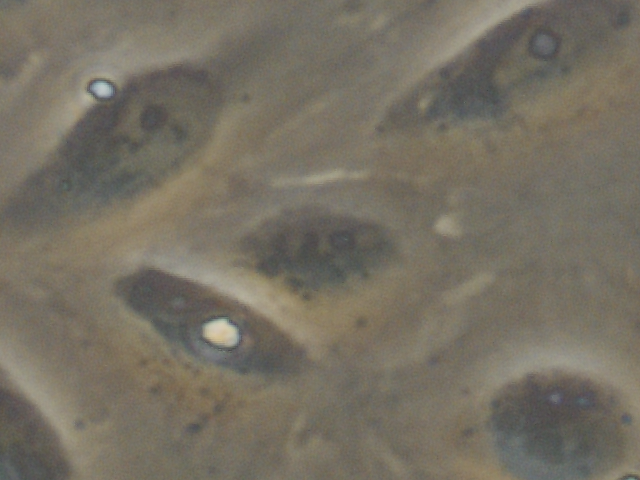
#> input picture Programming/images/1_00001_001_1_1.png, 640 x 480 px, found by its file name
$ python 'MAIN Adaptive_Thresh.py'
#> lines starting #> are read from the running program, lines starting #| are printed output that depends on the picture; after the words box and inside, x2 and y2 are one past the last pixel; in counts of white or black regions, pixels touching at a corner belong together
import numpy as np
import pywt
import pywt.data
import matplotlib.image as mping
import matplotlib.pyplot as plt
import cv2
import os
from PIL import Image
from skimage.restoration import (denoise_wavelet, estimate_sigma)
from skimage.metrics import (peak_signal_noise_ratio, structural_similarity)

def display_image(image_name, image_array):
    """
    Display image
    Parameters:
        image_name (str): image name
        image_array (array): image array
    """
    cv2.imshow(image_name, image_array)
    cv2.waitKey(0)
    cv2.destroyAllWindows()


def image_info(image_name, imArray):
    """
    Display image information
    Parameters:
        imArray (array): image array
    """
    # Display the colour information of the image
    print(f'\nImage information for {image_name}:')
    print(f'Mean: {imArray.mean():.2f}')
    print(f'Minimum: {imArray.min()}')
    print(f'Maximum: {imArray.max()}')

    # Display the histogram for number of pixels against pixel intensity
    plt.hist(imArray.flatten(), bins=100) #, range=(0, 255)
    plt.xlabel('Pixel intensity')
    plt.ylabel('Number of pixels')
    plt.tight_layout()
    plt.savefig('Programming/images/' + image_name + '_histogram.png')
    plt.show()


def image_import(folder_path, image_name):
    """
    Import image and return image array
    Parameters:
        folder_path (str): folder path of image
        image_name (str): image name
    Returns:
        imArray (array): image array
    """

    image_path = os.path.join(folder_path, image_name) + '.png' # image path
    imArray = cv2.imread(image_path)

    print(f'Bit depth: {imArray.dtype}')

    display_image('Original Image', imArray)

    #image_info('Original_Image', imArray)


    return imArray


def gray_conversion(imArray, image_name):
    """
    Convert image to grayscale and convert to 8-bit integer
    Parameters:
        imArray (array): image array
        image_name (str): image name
    Returns:
        imArrayG (array): grayscale 8-bit image array
    """
    imArrayG = cv2.cvtColor(imArray, cv2.COLOR_BGR2GRAY)

    imArrayG = np.uint8(imArrayG) # convert to 8-bit integer

    display_image('Gray 8-bit Integer Image', imArrayG)

    #image_info('Gray_8_bit_Image', imArrayG)

    output_path = 'Programming/images/' + image_name + '_gray.png'
    cv2.imwrite(output_path, imArrayG)

    return imArrayG


def discrete_wavelet_transform(imArrayG, n, wavelet):
    """
    Complete DWT
    Parameters:
        imArrayG (array): grayscale 8-bit image array
        n (int): number of levels
        wavelet (str): wavelet type
    Returns:
        coeffs (array): coefficients array from DWT
    """
    coeffs = pywt.wavedec2(imArrayG, wavelet, level=n) # complete DWT

    return coeffs


def reconstrucuted_images(coeffs, n, wavelet, image_name):
    """
    Reconstruct images using only approximation and detail coefficients
    Parameters:
        imArrayG (array): grayscale 8-bit image array
        n (int): number of levels
        wavelet (str): wavelet type
        image_name (str): image name
    Returns:
        reconstructed_image_A (array): reconstructed image using only approximation coefficients
    """
    # SETTING DETAIL COEFFICIENTS TO ZERO
    coeffs_A = list(coeffs)
    for i in range(1, n+1):
        coeffs_A[i] = tuple(np.zeros_like(element) for element in coeffs[i]) # set detail coefficients to zero

    reconstructed_image_A = pywt.waverec2(tuple(coeffs_A), wavelet) # reconstruct image using inverse DWT
    reconstructed_image_A = np.uint8(reconstructed_image_A) # convert to 8-bit integer image

    display_image('Approx Coefficients Only Reconstructed Image', reconstructed_image_A)

    #image_info('Approx_Coefficients_Image', reconstructed_image_A)

    output_path = 'Programming/images/' + image_name + '_prepared.png'
    cv2.imwrite(output_path, reconstructed_image_A)

    # SETTING APPROXIMATION COEFFICIENTS TO ZERO
    coeffs_D = list(coeffs)
    for i in range(0, 1):
        coeffs_D[i] = tuple(np.zeros_like(element) for element in coeffs[i])

    reconstructed_image_D = pywt.waverec2(tuple(coeffs_D), wavelet)
    reconstructed_image_D = np.uint8(reconstructed_image_D)

    display_image('Detail Coefficients Only Reconstructed Image', reconstructed_image_D)

    return reconstructed_image_A


def binary_thresholding(prepared_image):
    """
    Binary thresholding using simple thresholding method
    Parameters:
        prepared_image (array): image array
    Returns:
        thresh (array): thresholded image array
    """
    _, thresh = cv2.threshold(prepared_image, 103, 255, cv2.THRESH_BINARY_INV) # Pixel value > 103 set to 255, then inverted as cv2.findContours() requires white objects on black background

    # Display thresholded image
    display_image('Binary Thresholded Image', thresh)

    return thresh


def adaptive_thresholding(prepared_image):
    ret2, th2 = cv2.threshold(prepared_image, 0, 255, cv2.THRESH_BINARY_INV + cv2.THRESH_OTSU) # Change cv2.THRESH_BINARY_INV to cv2.THRESH_BINARY

    print('Otsu Threshold Value: ' + str(ret2))
    display_image('Otsu Thresholded Image', th2)

    return th2


def cell_identification(binary_image, imArrayG, image_name):

    # Morphological operations
    kernel_open = np.ones((25, 25), np.uint8) # kernel with all ones
    kernel_dilation = np.ones((16, 16), np.uint8)
    kernel_close = np.ones((25, 25), np.uint8)

    morphed = cv2.morphologyEx(binary_image, cv2.MORPH_OPEN, kernel_open) # Removes small white regions (noise in background)
    morphed = cv2.dilate(morphed, kernel_dilation, iterations = 1) # Increases white regions (joins broken cells)
    morphed = cv2.morphologyEx(morphed, cv2.MORPH_CLOSE, kernel_close) # Removes small black holes (noise in cells)

    display_image('Morphed Image', morphed)

    # Contour detection
    contours, _ = cv2.findContours(morphed, cv2.RETR_EXTERNAL, cv2.CHAIN_APPROX_SIMPLE) # cv2.RETR_EXTERNAL retrieves only the extreme outer contours, cv2.CHAIN_APPROX_SIMPLE compresses the contour

    # Draw contours on original grayscale image
    result = imArrayG.copy()
    result = cv2.cvtColor(result, cv2.COLOR_GRAY2BGR) # ***Only to display contour in colour

    cv2.drawContours(result, contours, -1, (0, 255, 0), 2)
    display_image('Contours on Grayscale Image', result)


    # Minimum contour area threshold - removes small contours
    min_contour_area = 3000

    # Filter contours based on area
    filtered_contours = []
    for contour in contours:
        if cv2.contourArea(contour) > min_contour_area:
            filtered_contours.append(contour)

    # Draw contours on original grayscale image
    result_filtered = imArrayG.copy()
    result_filtered = cv2.cvtColor(result_filtered, cv2.COLOR_GRAY2BGR) # ***Only to display contour and label text in colour

    # Draw contours and number them
    for i in range(len(filtered_contours)):
        cv2.drawContours(result_filtered, filtered_contours, i, (0, 255, 0), 2)
        cv2.putText(result_filtered, str(i+1), tuple(filtered_contours[i][0][0]), cv2.FONT_HERSHEY_COMPLEX, 1, (0, 0, 255), 3)

        # Output the contours area
        # print('Contour ' + str(i+1) + ' area = ' + str(cv2.contourArea(filtered_contours[i])))

    print('Number of Cells Found: ' + str(len(filtered_contours)))

    display_image('Filtered Contours on Grayscale Image', result_filtered)

    # Save image
    output_path = 'Programming/images/' + image_name + '_contours.png'
    cv2.imwrite(output_path, result_filtered)

    return result_filtered, filtered_contours


def main():
    folder_path = 'Programming/images'
    image_name = '1_00001_001_1_1'

    # Import image
    imArray = image_import(folder_path, image_name)
#> in image_import, imArray is the input picture: shape (480, 640, 3); mean B, G, R 99.2, 112.2, 118.3
#| Bit depth: uint8

    # Convert image to grayscale and convert to 8-bit integer
    imArrayG = gray_conversion(imArray, image_name)
#> in gray_conversion, `imArrayG = cv2.cvtColor(imArray, cv2.COLOR_BGR2GRAY)`:
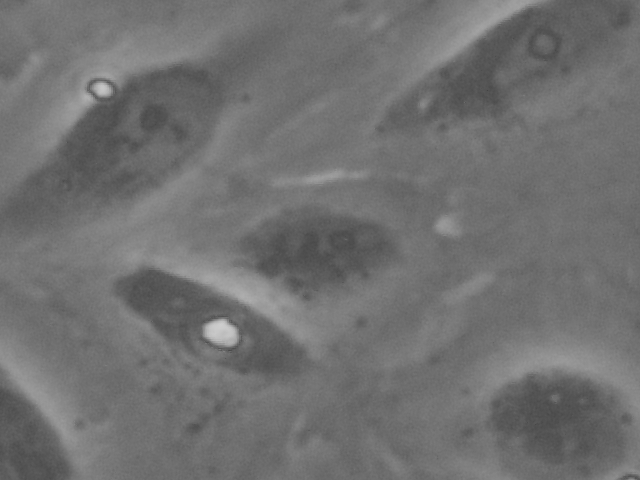
#> imArrayG: shape (480, 640); min 67, max 206, mean 112.5

    n = 4
    wavelet = 'coif17'

    # Complete DWT
    coeffs = discrete_wavelet_transform(imArrayG, n, wavelet)
#> in discrete_wavelet_transform, `coeffs = pywt.wavedec2(imArrayG, wavelet, level=n)`: coeffs = 5 items
#> coeffs = 5 items

    # Reconstruct images with only approximation and detail coefficients
    prepared_image = reconstrucuted_images(coeffs, n, wavelet, image_name)
#> in reconstrucuted_images, `reconstructed_image_D = pywt.waverec2(tuple(coeffs_D), wavelet)`:
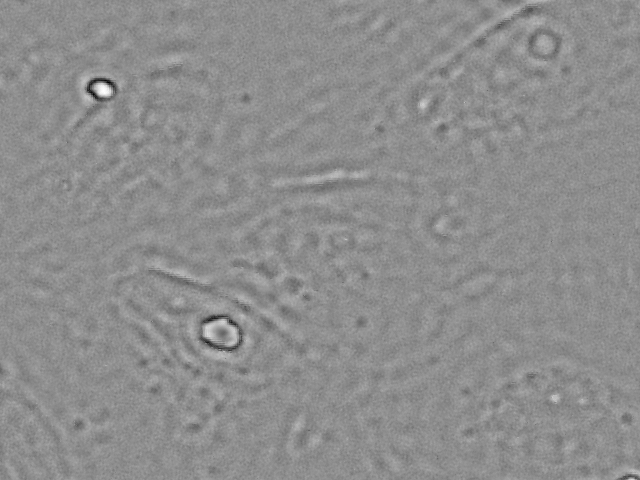
#> reconstructed_image_D: shape (480, 640) float64; min -62.05, max 49.35, mean 0; drawn with min black and max white
#> in reconstrucuted_images, `reconstructed_image_D = np.uint8(reconstructed_image_D)`:
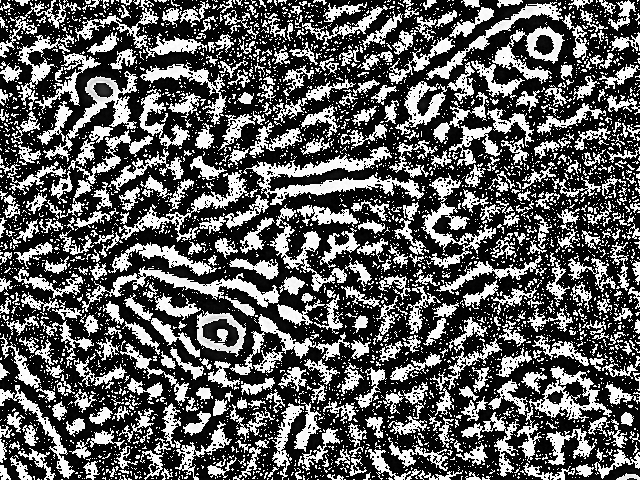
#> reconstructed_image_D: shape (480, 640); min 0, max 255, mean 94.4

    # Binary thresholding
    binary_image = binary_thresholding(prepared_image)
#> in binary_thresholding, `_, thresh = cv2.threshold(prepared_image, 103, 255, cv2.THRESH_BINARY_..`:
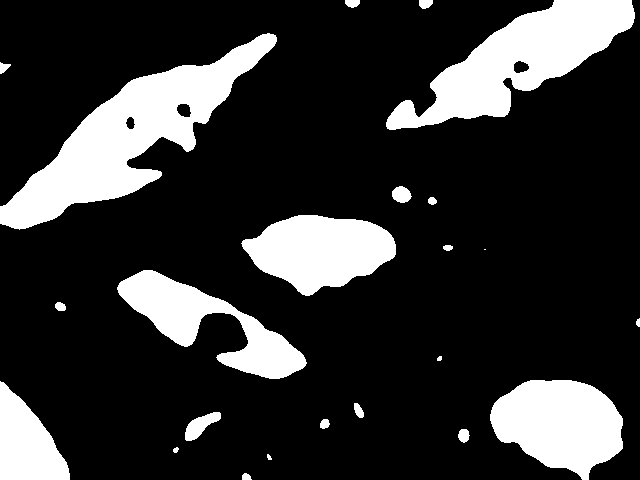
#> thresh: shape (480, 640); 20% white; 23 white regions (1 under 20 px), largest, box (x1, y1, x2, y2) and area: (0, 33, 277, 230) 17014, (386, 0, 635, 130) 13333, (490, 380, 623, 480) 9268

    # Adaptive thresholding
    adaptive_image = adaptive_thresholding(prepared_image)
#> in adaptive_thresholding, `ret2, th2 = cv2.threshold(prepared_image, 0, 255, cv2.THRESH_BINARY_IN..`:
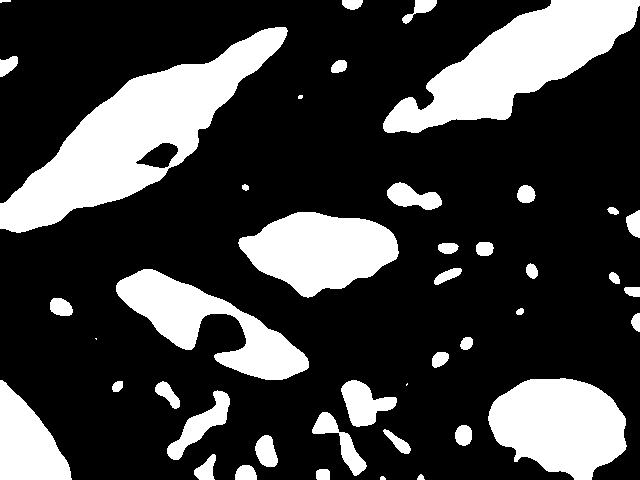
#> th2: shape (480, 640); 25.2% white; 43 white regions (3 under 20 px), largest, box (x1, y1, x2, y2) and area: (0, 27, 288, 233) 19868, (383, 0, 640, 133) 14876, (488, 378, 627, 480) 10220
#> in adaptive_thresholding, `ret2, th2 = cv2.threshold(prepared_image, 0, 255, cv2.THRESH_BINARY_IN..`: ret2 = 106
#| Otsu Threshold Value: 106.0

    # Morphological operations and contour detection (cell identification)
    # result_filtered, filtered_contours = cell_identification(binary_image, imArrayG, image_name)
    result_filtered, filtered_contours = cell_identification(adaptive_image, imArrayG, image_name)
#> in cell_identification, `morphed = cv2.morphologyEx(binary_image, cv2.MORPH_OPEN, kernel_open)`: morphed: shape (480, 640); 19.8% white; 7 white regions, largest, box (x1, y1, x2, y2) and area: (0, 43, 260, 230) 18199, (434, 0, 637, 119) 13318, (492, 379, 624, 474) 9948
#> in cell_identification, `morphed = cv2.dilate(morphed, kernel_dilation, iterations = 1)`:
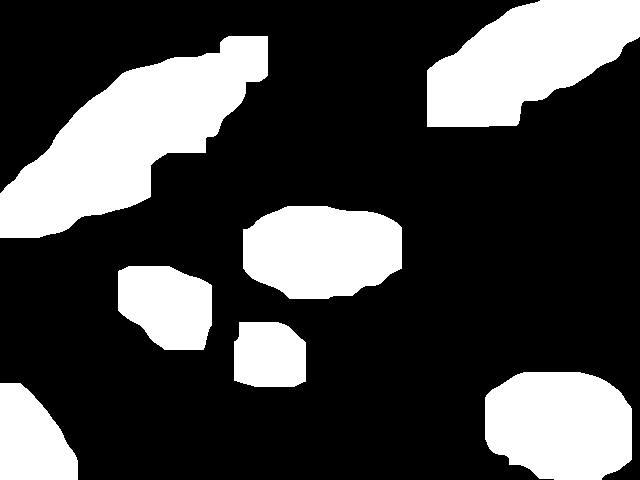
#> morphed: shape (480, 640); 27.5% white; 7 white regions, largest, box (x1, y1, x2, y2) and area: (0, 36, 268, 238) 24884, (427, 0, 640, 127) 17501, (485, 372, 632, 480) 13496
#> in cell_identification, `morphed = cv2.morphologyEx(morphed, cv2.MORPH_CLOSE, kernel_close)`:
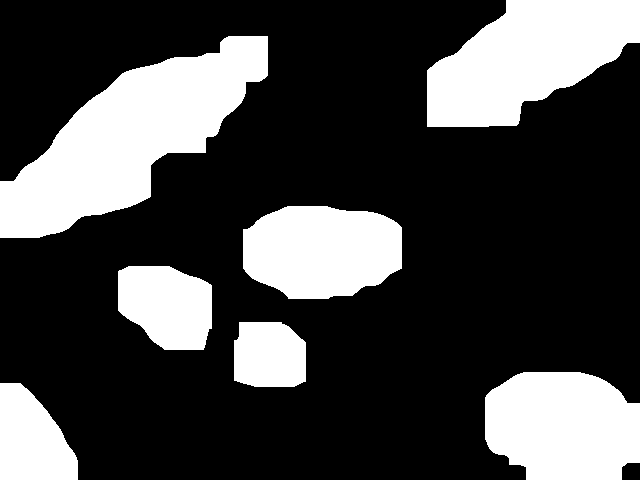
#> morphed: shape (480, 640); 27.8% white; 7 white regions, largest, box (x1, y1, x2, y2) and area: (0, 36, 268, 238) 24957, (427, 0, 640, 127) 17723, (485, 372, 640, 480) 14251

if __name__ == "__main__":
    main()

$ run again, with Programming/images/3_00049_012_3_1.png copied over Programming/images/1_00001_001_1_1.png
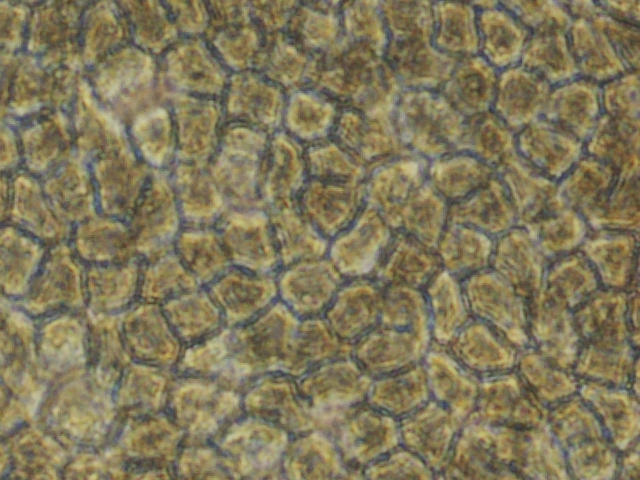
#> input picture Programming/images/3_00049_012_3_1.png, 640 x 480 px, found by its file name
#> in image_import, imArray is the input picture: shape (480, 640, 3); mean B, G, R 90.7, 120.6, 129.2
#| Bit depth: uint8
#> in discrete_wavelet_transform, `coeffs = pywt.wavedec2(imArrayG, wavelet, level=n)`: coeffs = 5 items
#> in binary_thresholding, `_, thresh = cv2.threshold(prepared_image, 103, 255, cv2.THRESH_BINARY_..`:
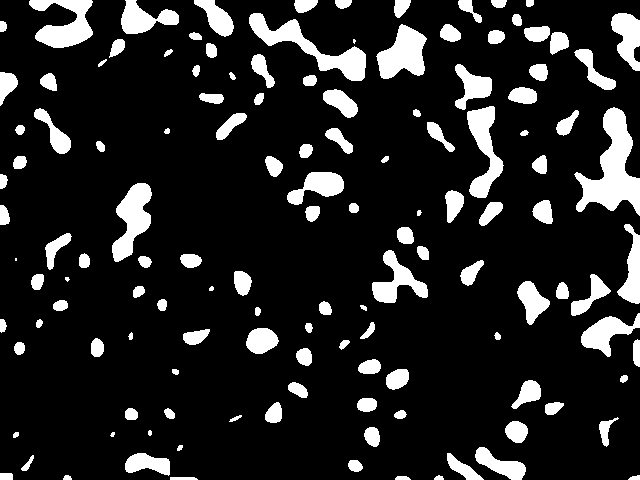
#> thresh: shape (480, 640); 14.1% white; 132 white regions (4 under 20 px), largest, box (x1, y1, x2, y2) and area: (574, 107, 640, 216) 3304, (249, 13, 366, 81) 2248, (29, 0, 93, 48) 1731
#> th2: shape (480, 640); 55.5% white; 64 black regions (1 under 20 px), largest, box (x1, y1, x2, y2) and area: (58, 45, 391, 342) 34632, (0, 230, 273, 480) 28934, (378, 255, 573, 457) 14169
#> ret2 = 120
#| Otsu Threshold Value: 120.0
#> in cell_identification, `morphed = cv2.morphologyEx(morphed, cv2.MORPH_CLOSE, kernel_close)`:
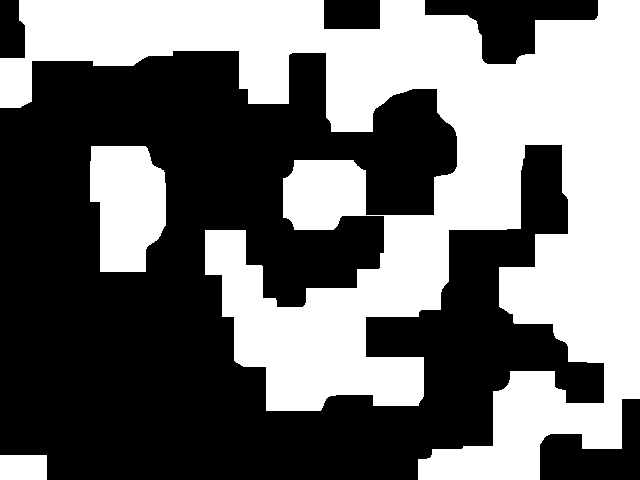
#> morphed: shape (480, 640); 44.2% white; 3 white regions, box (x1, y1, x2, y2) and area: (0, 0, 640, 480) 126748, (90, 146, 166, 272) 7845, (0, 455, 47, 480) 1175

$ run again, with Programming/images/1_00001.png_prepared.png copied over Programming/images/1_00001_001_1_1.png
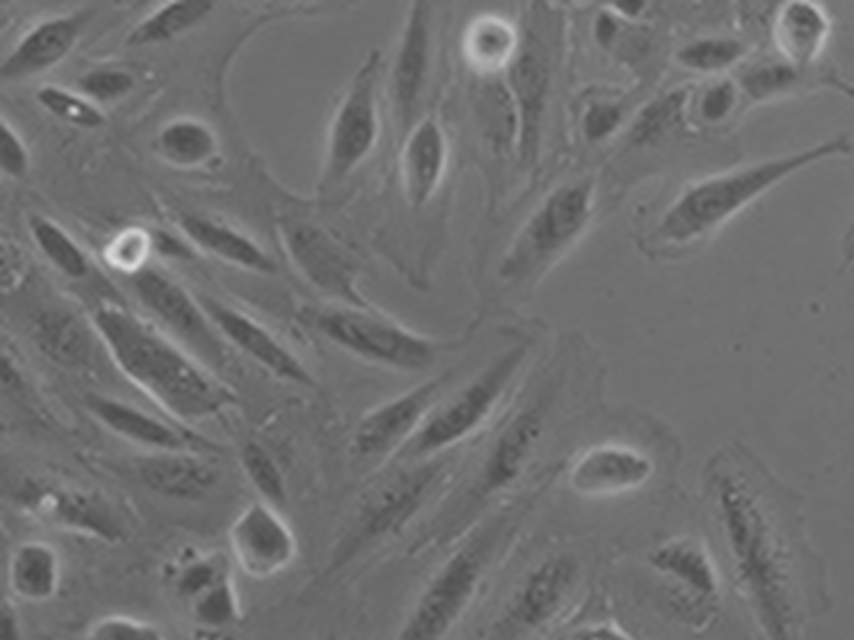
#> input picture Programming/images/1_00001.png_prepared.png, 2560 x 1920 px, found by its file name (shown at 1/3 size)
#> in image_import, imArray is the input picture: shape (1920, 2560, 3); min 72, max 219, mean 112.5
#| Bit depth: uint8
#> in discrete_wavelet_transform, `coeffs = pywt.wavedec2(imArrayG, wavelet, level=n)`: coeffs = 5 items
#> in binary_thresholding, `_, thresh = cv2.threshold(prepared_image, 103, 255, cv2.THRESH_BINARY_..`:
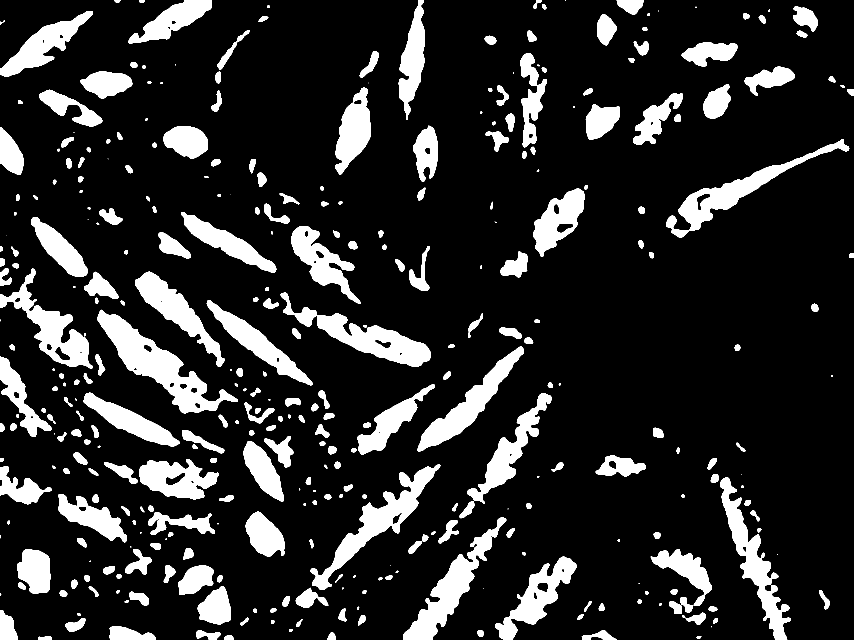
#> thresh: shape (1920, 2560) (shown at 1/3 size); 15.5% white; 354 white regions (28 under 20 px), largest, box (x1, y1, x2, y2) and area: (292, 929, 714, 1240) 35401, (932, 1394, 1321, 1770) 27042, (842, 878, 1292, 1099) 26287
#> th2: shape (1920, 2560); 83.4% white; 285 black regions (20 under 20 px), largest, box (x1, y1, x2, y2) and area: (1792, 0, 2526, 450) 91996, (127, 577, 785, 1067) 60519, (1324, 4, 1572, 475) 45413
#> ret2 = 119
#| Otsu Threshold Value: 119.0
#> in cell_identification, `morphed = cv2.morphologyEx(morphed, cv2.MORPH_CLOSE, kernel_close)`:
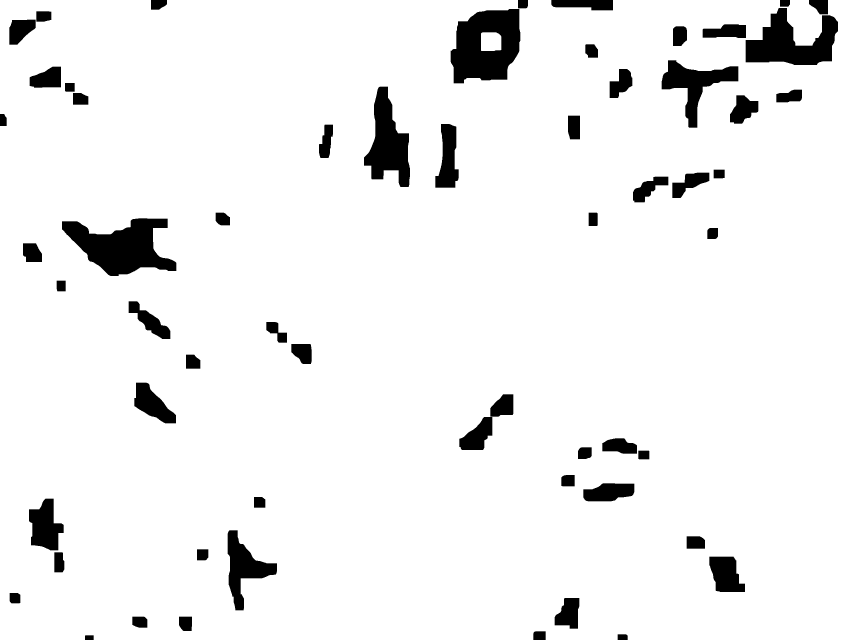
#> morphed: shape (1920, 2560) (shown at 1/3 size); 94% white; 59 black regions, largest, box (x1, y1, x2, y2) and area: (1352, 27, 1561, 250) 33668, (186, 655, 529, 828) 33413, (2237, 24, 2514, 195) 26478
